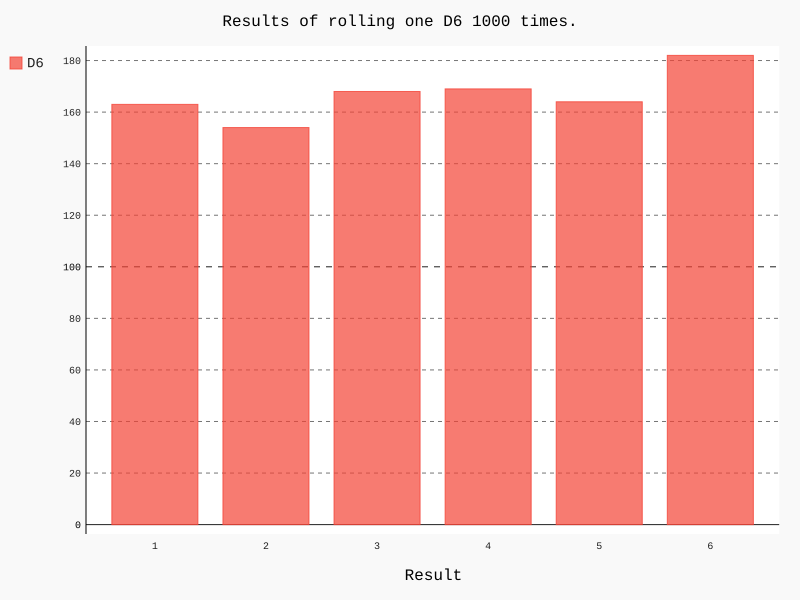

Reproduce this figure in Python.
import pygal
from die import Die

# Create a D6
die = Die()

# Make some rills, and store the results in a list
results = []

for roll_num in range(1000):
    result = die.roll()
    results.append(result)

# Analyse the results
frequencies = []
for value in range(1, die.num_sides+1):
    frequency = results.count(value)
    frequencies.append(frequency)

# Visualise the results.
hist = pygal.Bar()

hist.title = "Results of rolling one D6 1000 times."
hist.x_labels = ['1', '2', '3', '4', '5', '6']
hist.x_title = "Result"
hist._y_title = "Frequency of Result"

hist.add('D6', frequencies)
hist.render_to_file('die_visual_3.svg')
